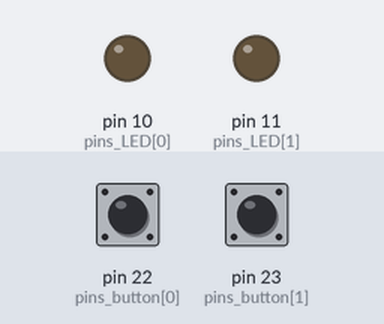
This sketch was run on a simulated Arduino Mega 2560, built with avr-gcc and run on an emulated ATmega2560. Shown: output pins drawn as LEDs (lit = HIGH). The inputs (shaded band) are chosen by the test bench; at power-on: pin 22 (pins_button[0]) LOW, pin 23 (pins_button[1]) LOW.

Above: at 1.2 s.
1.3 s: pin 22 (pins_button[0]) pulled HIGH for 0.15 s
At 1.37 s:
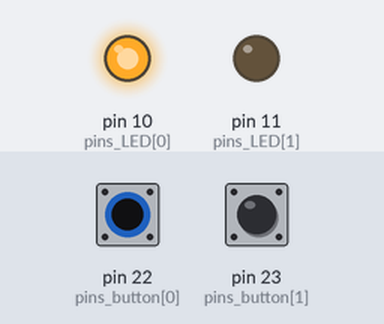
2.9 s: pin 23 (pins_button[1]) pulled HIGH for 0.15 s
At 2.97 s:
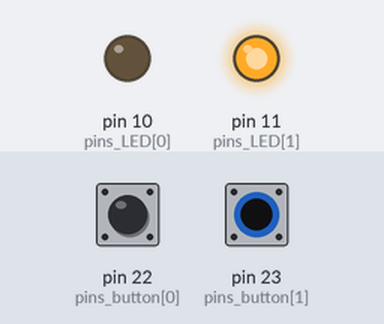
4.5 s: pin 23 (pins_button[1]) pulled HIGH for 3.2 s
At 8.9 s:
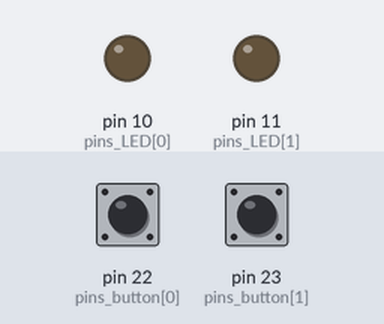
9.2 s: pin 22 (pins_button[0]) pulled HIGH for 3.2 s
At 10.0 s:
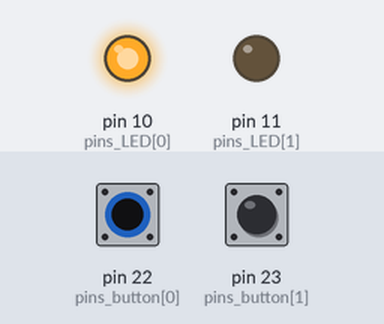
13.9 s: pin 22 (pins_button[0]) driven HIGH and pin 23 (pins_button[1]) driven HIGH
At 14.8 s:
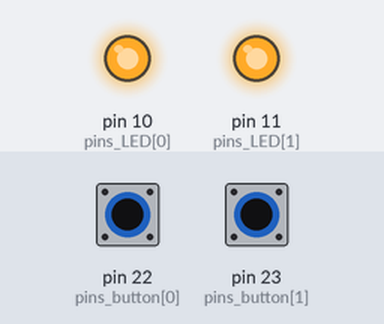
Timing chart, 0 to 16.4 s (numbered marks = the images above; inputs shaded):
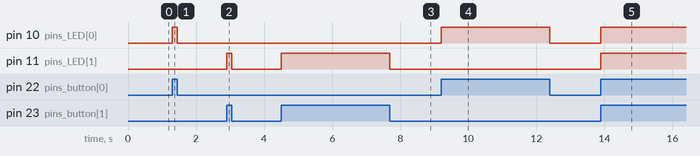

Measured:
- after the input at 1.3 s, pin 10 (pins_LED[0]): LOW → HIGH at once, → LOW 0.15 s later
- after the input at 2.9 s, pin 11 (pins_LED[1]): LOW → HIGH at once, → LOW 0.15 s later
- after the input at 4.5 s, pin 11 (pins_LED[1]): LOW → HIGH at once, → LOW 3.2 s later
- after the input at 9.2 s, pin 10 (pins_LED[0]): LOW → HIGH at once, → LOW 3.2 s later
- after the input at 13.9 s, pin 10 (pins_LED[0]), pin 11 (pins_LED[1]): LOW → HIGH at once

The sketch:

activity6.ino
```cpp
int pins_LED[] = {10, 11};
int pins_button[] = {22, 23};

void setup() {
  for (int i = 0; i < 2; i++) {
    pinMode(pins_LED[i], OUTPUT);
    pinMode(pins_button[i], INPUT);
  }
}

void loop() {
  for (int i = 0; i < 2; i++) {
    boolean state = digitalRead(pins_button[i]);
    digitalWrite(pins_LED[i], state);
  }
}
```
